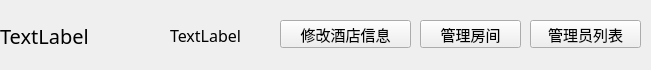
<?xml version="1.0" encoding="UTF-8"?>
<ui version="4.0">
 <class>Wgt_hotel_manager</class>
 <widget class="QWidget" name="Wgt_hotel_manager">
  <property name="geometry">
   <rect>
    <x>0</x>
    <y>0</y>
    <width>651</width>
    <height>70</height>
   </rect>
  </property>
  <property name="font">
   <font>
    <pointsize>11</pointsize>
   </font>
  </property>
  <property name="windowTitle">
   <string>Form</string>
  </property>
  <widget class="QLabel" name="label_hotelname">
   <property name="geometry">
    <rect>
     <x>0</x>
     <y>15</y>
     <width>171</width>
     <height>41</height>
    </rect>
   </property>
   <property name="font">
    <font>
     <family>微软雅黑</family>
     <pointsize>15</pointsize>
    </font>
   </property>
   <property name="text">
    <string>TextLabel</string>
   </property>
  </widget>
  <widget class="QPushButton" name="edit_manager_or_check">
   <property name="geometry">
    <rect>
     <x>530</x>
     <y>20</y>
     <width>111</width>
     <height>28</height>
    </rect>
   </property>
   <property name="text">
    <string>管理员列表</string>
   </property>
  </widget>
  <widget class="QPushButton" name="edit_room_or_look_room">
   <property name="geometry">
    <rect>
     <x>420</x>
     <y>20</y>
     <width>101</width>
     <height>28</height>
    </rect>
   </property>
   <property name="text">
    <string>管理房间</string>
   </property>
  </widget>
  <widget class="QPushButton" name="edit_info_or_look_info">
   <property name="geometry">
    <rect>
     <x>280</x>
     <y>20</y>
     <width>131</width>
     <height>28</height>
    </rect>
   </property>
   <property name="text">
    <string>修改酒店信息</string>
   </property>
  </widget>
  <widget class="QLabel" name="label_status">
   <property name="geometry">
    <rect>
     <x>170</x>
     <y>20</y>
     <width>101</width>
     <height>31</height>
    </rect>
   </property>
   <property name="font">
    <font>
     <family>微软雅黑</family>
     <pointsize>12</pointsize>
    </font>
   </property>
   <property name="text">
    <string>TextLabel</string>
   </property>
  </widget>
 </widget>
 <resources/>
 <connections/>
</ui>
